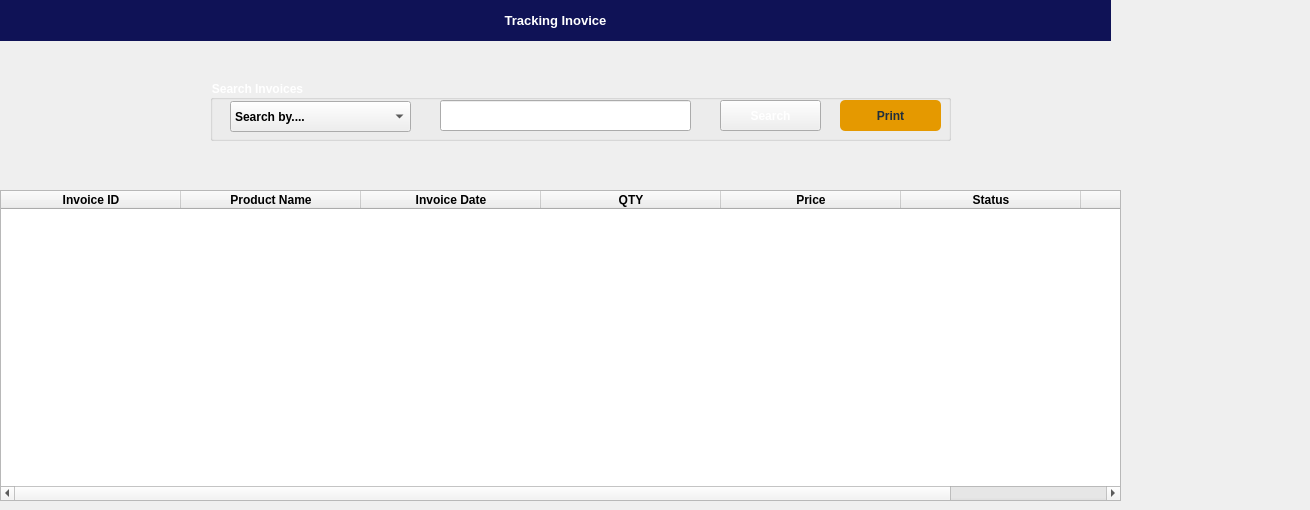
       <widget class="QWidget" name="InvoiceStatus">
        <attribute name="title">
         <string>Invoice Status</string>
        </attribute>
        <widget class="QLabel" name="label_13">
         <property name="geometry">
          <rect>
           <x>0</x>
           <y>0</y>
           <width>1111</width>
           <height>41</height>
          </rect>
         </property>
         <property name="font">
          <font>
           <pointsize>10</pointsize>
           <bold>true</bold>
          </font>
         </property>
         <property name="styleSheet">
          <string notr="true">background-color: rgb(15, 18, 86);
color: rgb(255, 255, 255);</string>
         </property>
         <property name="text">
          <string>Tracking Inovice</string>
         </property>
         <property name="alignment">
          <set>Qt::AlignmentFlag::AlignCenter</set>
         </property>
        </widget>
        <widget class="QTableWidget" name="TrackingInvoice_tableWidget">
         <property name="geometry">
          <rect>
           <x>0</x>
           <y>190</y>
           <width>1121</width>
           <height>311</height>
          </rect>
         </property>
         <property name="layoutDirection">
          <enum>Qt::LayoutDirection::LeftToRight</enum>
         </property>
         <property name="autoFillBackground">
          <bool>false</bool>
         </property>
         <property name="styleSheet">
          <string notr="true">QTableWidget#Category_tableWidget{
background-color: rgb(226, 245, 255);
}
</string>
         </property>
         <property name="inputMethodHints">
          <set>Qt::InputMethodHint::ImhNone</set>
         </property>
         <property name="sortingEnabled">
          <bool>false</bool>
         </property>
         <property name="rowCount">
          <number>0</number>
         </property>
         <attribute name="horizontalHeaderCascadingSectionResizes">
          <bool>false</bool>
         </attribute>
         <attribute name="horizontalHeaderDefaultSectionSize">
          <number>180</number>
         </attribute>
         <attribute name="horizontalHeaderShowSortIndicator" stdset="0">
          <bool>false</bool>
         </attribute>
         <attribute name="horizontalHeaderStretchLastSection">
          <bool>false</bool>
         </attribute>
         <attribute name="verticalHeaderVisible">
          <bool>false</bool>
         </attribute>
         <attribute name="verticalHeaderHighlightSections">
          <bool>true</bool>
         </attribute>
         <attribute name="verticalHeaderShowSortIndicator" stdset="0">
          <bool>false</bool>
         </attribute>
         <attribute name="verticalHeaderStretchLastSection">
          <bool>true</bool>
         </attribute>
         <column>
          <property name="text">
           <string>Invoice ID</string>
          </property>
          <property name="font">
           <font>
            <bold>true</bold>
           </font>
          </property>
         </column>
         <column>
          <property name="text">
           <string>Product Name</string>
          </property>
          <property name="font">
           <font>
            <bold>true</bold>
           </font>
          </property>
         </column>
         <column>
          <property name="text">
           <string>Invoice Date</string>
          </property>
          <property name="font">
           <font>
            <bold>true</bold>
            <underline>false</underline>
           </font>
          </property>
         </column>
         <column>
          <property name="text">
           <string>QTY</string>
          </property>
          <property name="font">
           <font>
            <bold>true</bold>
           </font>
          </property>
          <property name="textAlignment">
           <set>AlignHCenter|AlignBottom</set>
          </property>
         </column>
         <column>
          <property name="text">
           <string>Price</string>
          </property>
          <property name="font">
           <font>
            <bold>true</bold>
           </font>
          </property>
         </column>
         <column>
          <property name="text">
           <string>Status</string>
          </property>
          <property name="font">
           <font>
            <bold>true</bold>
           </font>
          </property>
         </column>
         <column>
          <property name="text">
           <string>Confirm</string>
          </property>
          <property name="font">
           <font>
            <bold>true</bold>
           </font>
          </property>
         </column>
        </widget>
        <widget class="QGroupBox" name="groupBox_9">
         <property name="geometry">
          <rect>
           <x>210</x>
           <y>80</y>
           <width>741</width>
           <height>61</height>
          </rect>
         </property>
         <property name="font">
          <font>
           <bold>true</bold>
          </font>
         </property>
         <property name="styleSheet">
          <string notr="true">color: rgb(255, 255, 255);</string>
         </property>
         <property name="title">
          <string>Search Invoices</string>
         </property>
         <widget class="QComboBox" name="Emp_SearchBy_Comb_2">
          <property name="geometry">
           <rect>
            <x>20</x>
            <y>21</y>
            <width>181</width>
            <height>31</height>
           </rect>
          </property>
          <property name="font">
           <font>
            <bold>true</bold>
           </font>
          </property>
          <property name="styleSheet">
           <string notr="true">color: rgb(0, 0, 0);</string>
          </property>
          <item>
           <property name="text">
            <string>Search by....</string>
           </property>
          </item>
          <item>
           <property name="text">
            <string>Inoice ID</string>
           </property>
          </item>
          <item>
           <property name="text">
            <string>Product Name</string>
           </property>
          </item>
          <item>
           <property name="text">
            <string>Invoice Date</string>
           </property>
          </item>
          <item>
           <property name="text">
            <string>QTY</string>
           </property>
          </item>
          <item>
           <property name="text">
            <string>Price</string>
           </property>
          </item>
          <item>
           <property name="text">
            <string>Status</string>
           </property>
          </item>
         </widget>
         <widget class="QLineEdit" name="Emp_Search_box_2">
          <property name="geometry">
           <rect>
            <x>230</x>
            <y>20</y>
            <width>251</width>
            <height>31</height>
           </rect>
          </property>
          <property name="styleSheet">
           <string notr="true">color: rgb(0, 0, 0);</string>
          </property>
         </widget>
         <widget class="QPushButton" name="search_invoice_btn">
          <property name="geometry">
           <rect>
            <x>510</x>
            <y>20</y>
            <width>101</width>
            <height>31</height>
           </rect>
          </property>
          <property name="minimumSize">
           <size>
            <width>80</width>
            <height>30</height>
           </size>
          </property>
          <property name="maximumSize">
           <size>
            <width>300</width>
            <height>600</height>
           </size>
          </property>
          <property name="font">
           <font>
            <bold>true</bold>
           </font>
          </property>
          <property name="cursor">
           <cursorShape>PointingHandCursor</cursorShape>
          </property>
          <property name="styleSheet">
           <string notr="true">QPushButton{
  background-color: rgb(244, 208, 63);
  color: rgb(33, 47, 61);
  border-radius: 5px;
}
QPushButton::pressed{
	padding-left:2px;
	padding-top: 3px;
	background-color: rgb(248, 196, 113);
}
color: rgb(255, 255, 255);</string>
          </property>
          <property name="text">
           <string>Search</string>
          </property>
          <property name="icon">
           <iconset>
            <normaloff>:/Button/search.png</normaloff>:/Button/search.png</iconset>
          </property>
         </widget>
         <widget class="QPushButton" name="print_btn">
          <property name="geometry">
           <rect>
            <x>630</x>
            <y>20</y>
            <width>101</width>
            <height>31</height>
           </rect>
          </property>
          <property name="minimumSize">
           <size>
            <width>80</width>
            <height>30</height>
           </size>
          </property>
          <property name="maximumSize">
           <size>
            <width>300</width>
            <height>600</height>
           </size>
          </property>
          <property name="font">
           <font>
            <bold>true</bold>
           </font>
          </property>
          <property name="cursor">
           <cursorShape>PointingHandCursor</cursorShape>
          </property>
          <property name="styleSheet">
           <string notr="true">QPushButton{
  
	background-color: rgb(229, 153, 0);
  color: rgb(33, 47, 61);
  border-radius: 5px;
}
QPushButton::pressed{
	padding-left:2px;
	padding-top: 3px;
	background-color: rgb(248, 196, 113);
}</string>
          </property>
          <property name="text">
           <string>Print</string>
          </property>
          <property name="icon">
           <iconset>
            <normaloff>:/Button/search.png</normaloff>:/Button/search.png</iconset>
          </property>
         </widget>
        </widget>
        <widget class="QLabel" name="label_14">
         <property name="geometry">
          <rect>
           <x>-6</x>
           <y>45</y>
           <width>1301</width>
           <height>141</height>
          </rect>
         </property>
         <property name="sizePolicy">
          <sizepolicy hsizetype="Expanding" vsizetype="Expanding">
           <horstretch>0</horstretch>
           <verstretch>0</verstretch>
          </sizepolicy>
         </property>
         <property name="styleSheet">
          <string notr="true">background-image: url(:/Background/banner_min.png);</string>
         </property>
         <property name="text">
          <string/>
         </property>
        </widget>
        <zorder>label_14</zorder>
        <zorder>label_13</zorder>
        <zorder>TrackingInvoice_tableWidget</zorder>
        <zorder>groupBox_9</zorder>
       </widget>
